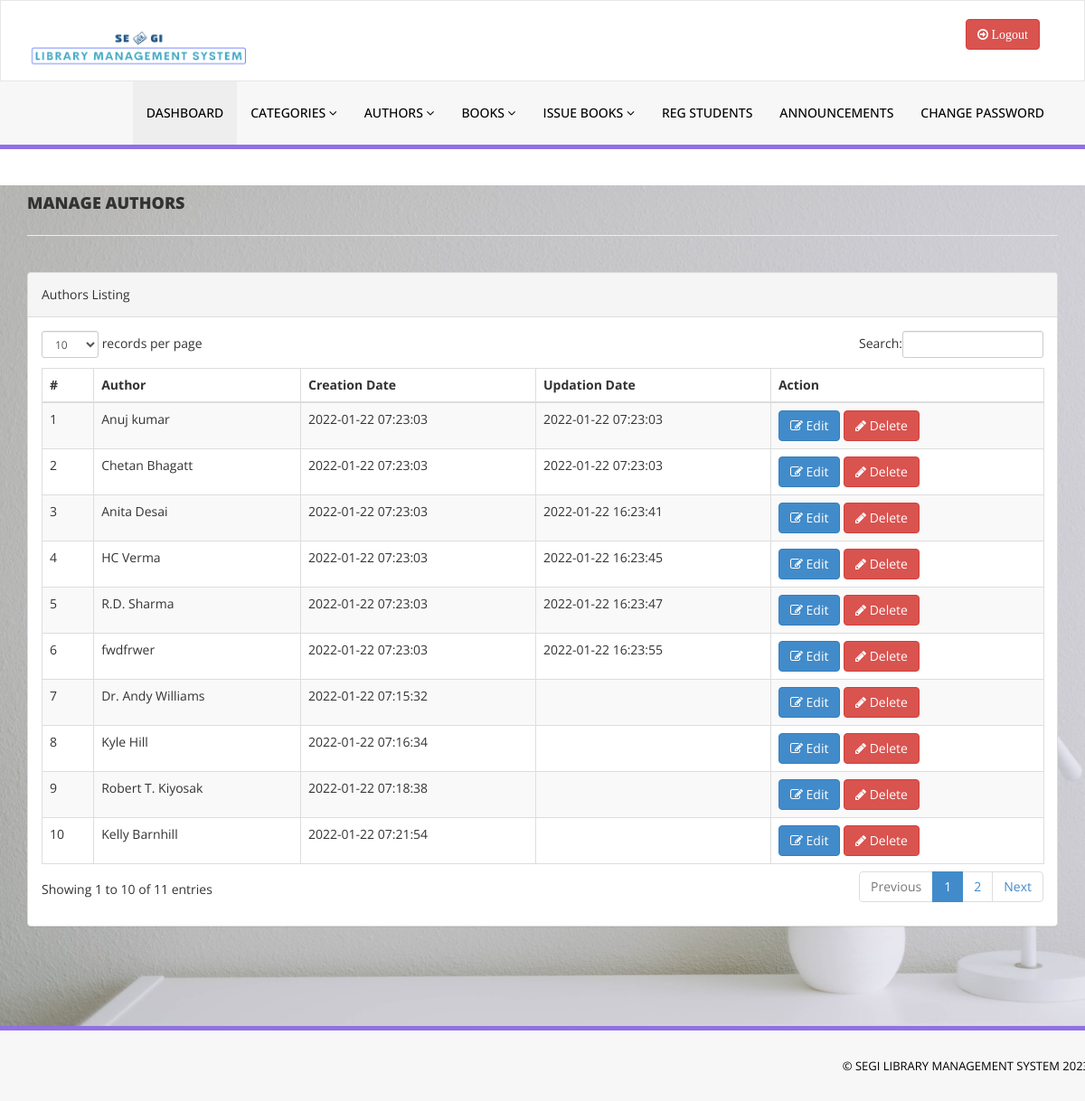
Screenshot of /admin/manage-authors.php (signed in) with the database file from the repository.
### tables this page shows
CREATE TABLE `tblauthors` (
  `id` int(11) NOT NULL,
  `AuthorName` varchar(159) DEFAULT NULL,
  `creationDate` timestamp NULL DEFAULT current_timestamp(),
  `UpdationDate` timestamp NULL DEFAULT NULL ON UPDATE current_timestamp()
);

### admin/manage-authors.php (the view, shortened to what this page needs)
<?php
if(strlen($_SESSION['alogin'])==0)
    {
header('location:index.php');
}
else{
    ?>
<!DOCTYPE html>
<html xmlns="http://www.w3.org/1999/xhtml">
<head>
    <link href="assets/css/bootstrap.css" rel="stylesheet" />
    <link href="assets/css/font-awesome.css" rel="stylesheet" />
    <link href="assets/js/dataTables/dataTables.bootstrap.css" rel="stylesheet" />
    <link href="assets/css/style.css" rel="stylesheet" />
</head>
<body>
<?php include('includes/header.php');?>
    <div class="content-wrapper">
         <div class="container">
        <div class="row pad-botm">
            <div class="col-md-12">
                <h4 class="header-line">Manage Authors</h4>
    </div>
     <div class="row">
</div>
        </div>
            <div class="row">
                <div class="col-md-12">
                    <div class="panel panel-default">
                        <div class="panel-heading">
                           Authors Listing
                        </div>
                        <div class="panel-body">
                            <div class="table-responsive">
                                <table class="table table-striped table-bordered table-hover" id="dataTables-example">
                                    <thead>
                                        <tr>
                                            <th>#</th>
                                            <th>Author</th>
                                            <th>Creation Date</th>
                                            <th>Updation Date</th>
                                            <th>Action</th>
                                        </tr>
                                    </thead>
                                    <tbody>
<?php $sql = "SELECT * from  tblauthors";
$query = $dbh -> prepare($sql);
$query->execute();
$results=$query->fetchAll(PDO::FETCH_OBJ);
$cnt=1;
if($query->rowCount() > 0)
{
foreach($results as $result)
{               ?>
                                        <tr class="odd gradeX">
                                            <td class="center"><?php echo htmlentities($cnt);?></td>
                                            <td class="center"><?php echo htmlentities($result->AuthorName);?></td>
                                            <td class="center"><?php echo htmlentities($result->creationDate);?></td>
                                            <td class="center"><?php echo htmlentities($result->UpdationDate);?></td>
                                            <td class="center">
                                            <a href="edit-author.php?athrid=<?php echo htmlentities($result->id);?>"><button class="btn btn-primary"><i class="fa fa-edit "></i> Edit</button>
                                          <a href="manage-authors.php?del=<?php echo htmlentities($result->id);?>" onclick="return confirm('Are you sure you want to delete?');"" >  <button class="btn btn-danger"><i class="fa fa-pencil"></i> Delete</button>
                                            </td>
                                        </tr>
 <?php $cnt=$cnt+1;}} ?>
                                    </tbody>
                                </table>
                            </div>
                        </div>
                    </div>
                </div>
            </div>
    </div>
    </div>
  <?php include('includes/footer.php');?>
</body>
</html>
<?php } ?>

### admin/assets/css/style.css (style rules this page uses)
.content-wrapper { margin-top: 40px; min-height:800px; padding-bottom:90px; }
.header-line { font-weight:900; padding-bottom:25px; border-bottom:1px solid #eeeeee; text-transform:uppercase; }
.pad-botm { padding-bottom:30px; }
.content-wrapper { background-image: url("../img/bg.jpg"); background-repeat: no-repeat; background-size: cover; }

### rows the page displays
tblauthors: AuthorName "Anuj kumar", creationDate "2022-01-22 07:23:03", UpdationDate "2022-01-22 07:23:03"
tblauthors: AuthorName "Chetan Bhagatt", creationDate "2022-01-22 07:23:03", UpdationDate "2022-01-22 07:23:03"
tblauthors: AuthorName "Anita Desai", creationDate "2022-01-22 07:23:03", UpdationDate "2022-01-22 16:23:41"
tblauthors: AuthorName "HC Verma", creationDate "2022-01-22 07:23:03", UpdationDate "2022-01-22 16:23:45"
tblauthors: AuthorName "R.D. Sharma", creationDate "2022-01-22 07:23:03", UpdationDate "2022-01-22 16:23:47"
tblauthors: AuthorName "fwdfrwer", creationDate "2022-01-22 07:23:03", UpdationDate "2022-01-22 16:23:55"
tblauthors: AuthorName "Dr. Andy Williams", creationDate "2022-01-22 07:15:32"
tblauthors: AuthorName "Kyle Hill", creationDate "2022-01-22 07:16:34"
tblauthors: AuthorName "Robert T. Kiyosak", creationDate "2022-01-22 07:18:38"
tblauthors: AuthorName "Kelly Barnhill", creationDate "2022-01-22 07:21:54"
